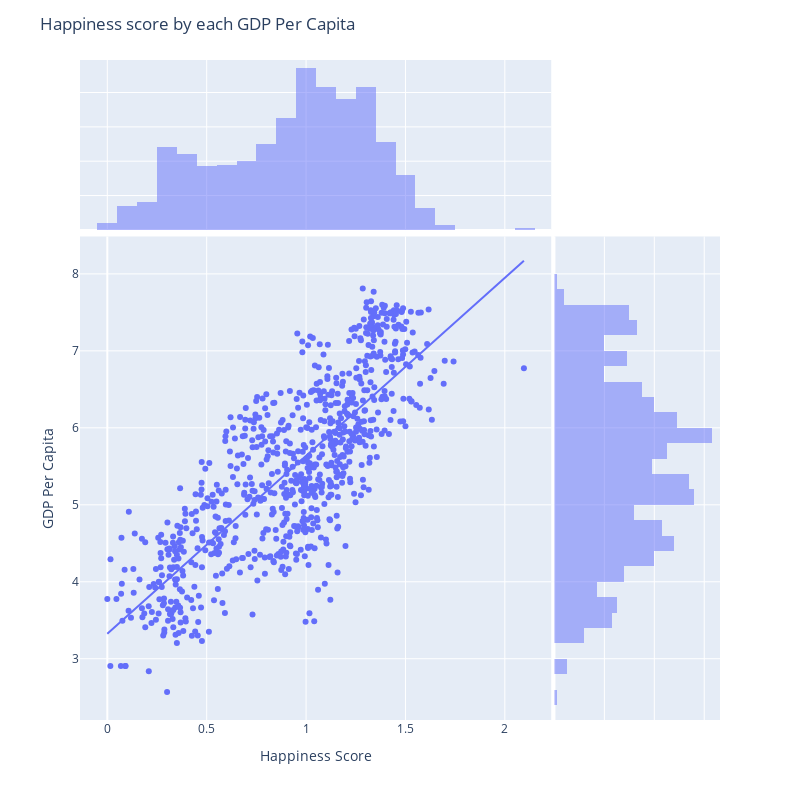

This figure's notebook cell:
### Code cell
fig = px.scatter(x=X, y= Y, marginal_x="histogram", marginal_y="histogram", trendline="ols", width=800, height=800)
fig.update_layout(title='Happiness score by each GDP Per Capita')
fig.update_xaxes(title='Happiness Score',row=1, col=1)
fig.update_yaxes(title='GDP Per Capita',row=1, col=1)
fig.show()

### Figure 1 — Plotly figure (JSON) as saved in the notebook; plotly's stock layout.template omitted (floating-point values rounded to 4 significant figures; data arrays with more than 128 entries replaced by an {"elided": "..."} marker saying what was removed)
{"data": [{"hovertemplate": "x=%{x}<br>y=%{y}<extra></extra>", "legendgroup": "", "marker": {"color": "#636efa", "symbol": "circle"}, "mode": "markers", "name": "", "orientation": "v", "showlegend": false, "type": "scatter", "x": {"elided": "792 float values"}, "xaxis": "x", "y": {"elided": "792 float values"}, "yaxis": "y"}, {"alignmentgroup": "True", "bingroup": "x", "hovertemplate": "x=%{x}<br>count=%{y}<extra></extra>", "legendgroup": "", "marker": {"color": "#636efa"}, "name": "", "offsetgroup": "", "opacity": 0.5, "showlegend": false, "type": "histogram", "x": {"elided": "792 float values"}, "xaxis": "x3", "yaxis": "y3"}, {"alignmentgroup": "True", "bingroup": "y", "hovertemplate": "y=%{y}<br>count=%{x}<extra></extra>", "legendgroup": "", "marker": {"color": "#636efa"}, "name": "", "offsetgroup": "", "opacity": 0.5, "showlegend": false, "type": "histogram", "xaxis": "x2", "y": {"elided": "792 float values"}, "yaxis": "y2"}, {"hovertemplate": "<b>OLS trendline</b><br>y = 2.31277 * x + 3.32424<br>R<sup>2</sup>=0.629273<br><br>x=%{x}<br>y=%{y} <b>(trend)</b><extra></extra>", "legendgroup": "", "marker": {"color": "#636efa", "symbol": "circle"}, "mode": "lines", "name": "", "showlegend": false, "type": "scatter", "x": {"elided": "792 float values"}, "xaxis": "x", "y": {"elided": "792 float values"}, "yaxis": "y"}], "layout": {"barmode": "overlay", "height": 800, "legend": {"tracegroupgap": 0}, "margin": {"t": 60}, "title": {"text": "Happiness score by each GDP Per Capita"}, "width": 800, "xaxis": {"anchor": "y", "autorange": true, "domain": [0, 0.7363], "range": [-0.1374, 2.233], "title": {"text": "Happiness Score"}, "type": "linear"}, "xaxis2": {"anchor": "y2", "autorange": true, "domain": [0.7413, 1], "matches": "x2", "range": [0, 66.32], "showgrid": true, "showline": false, "showticklabels": false, "ticks": ""}, "xaxis3": {"anchor": "y3", "autorange": true, "domain": [0, 0.7363], "matches": "x", "range": [-0.1374, 2.233], "showgrid": true, "showticklabels": false, "type": "linear"}, "xaxis4": {"anchor": "y4", "domain": [0.7413, 1], "matches": "x2", "showgrid": true, "showline": false, "showticklabels": false, "ticks": ""}, "yaxis": {"anchor": "x", "autorange": true, "domain": [0, 0.7326], "range": [2.204, 8.486], "title": {"text": "GDP Per Capita"}, "type": "linear"}, "yaxis2": {"anchor": "x2", "autorange": true, "domain": [0, 0.7326], "matches": "y", "range": [2.204, 8.486], "showgrid": true, "showticklabels": false, "type": "linear"}, "yaxis3": {"anchor": "x3", "autorange": true, "domain": [0.7426, 1], "matches": "y3", "range": [0, 98.95], "showgrid": true, "showline": false, "showticklabels": false, "ticks": ""}, "yaxis4": {"anchor": "x4", "domain": [0.7426, 1], "matches": "y3", "showgrid": true, "showline": false, "showticklabels": false, "ticks": ""}}}
